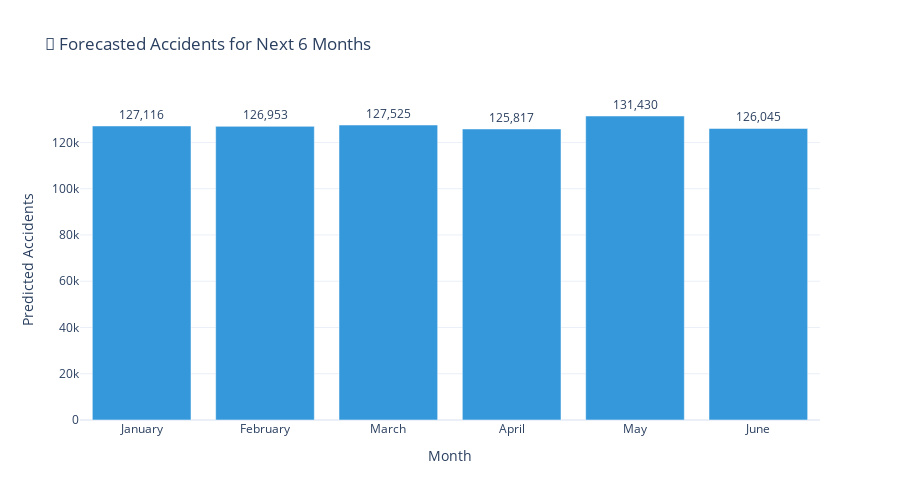

Source (notebook cell):
### Code cell
# Visualize forecast
fig = go.Figure()

fig.add_trace(go.Bar(
    x=forecast['MonthName'], y=forecast['ForecastedAccidents'],
    marker_color='#3498db',
    text=forecast['ForecastedAccidents'].apply(lambda x: f'{x:,}'),
    textposition='outside'
))

fig.update_layout(
    title='🔮 Forecasted Accidents for Next 6 Months',
    xaxis_title='Month',
    yaxis_title='Predicted Accidents',
    template='plotly_white',
    height=500
)
fig.show()

### Figure 1 — Plotly figure (JSON) as saved in the notebook; plotly's stock layout.template omitted (floating-point values rounded to 4 significant figures)
{"data": [{"marker": {"color": "#3498db"}, "text": ["127,116", "126,953", "127,525", "125,817", "131,430", "126,045"], "textposition": "outside", "type": "bar", "x": ["January", "February", "March", "April", "May", "June"], "y": [127116, 126953, 127525, 125817, 131430, 126045]}], "layout": {"height": 500, "title": {"text": "🔮 Forecasted Accidents for Next 6 Months"}, "xaxis": {"title": {"text": "Month"}}, "yaxis": {"title": {"text": "Predicted Accidents"}}}}
